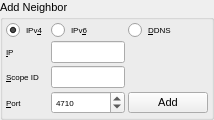
           <widget class="QGroupBox" name="groupBox_addip">
            <property name="font">
             <font>
              <pointsize>8</pointsize>
             </font>
            </property>
            <property name="title">
             <string>Add Neighbor</string>
            </property>
            <layout class="QVBoxLayout" name="verticalLayout_21">
             <property name="spacing">
              <number>3</number>
             </property>
             <property name="margin">
              <number>3</number>
             </property>
             <item>
              <layout class="QGridLayout" name="gridLayout_3">
               <property name="spacing">
                <number>3</number>
               </property>
               <item row="0" column="0">
                <widget class="QRadioButton" name="ipv4Neighbor">
                 <property name="font">
                  <font>
                   <pointsize>6</pointsize>
                  </font>
                 </property>
                 <property name="layoutDirection">
                  <enum>Qt::LeftToRight</enum>
                 </property>
                 <property name="text">
                  <string>IPv&amp;4</string>
                 </property>
                 <property name="checked">
                  <bool>true</bool>
                 </property>
                </widget>
               </item>
               <item row="0" column="2">
                <widget class="QRadioButton" name="dynamicdns">
                 <property name="font">
                  <font>
                   <pointsize>6</pointsize>
                  </font>
                 </property>
                 <property name="toolTip">
                  <string>Dynamic DNS</string>
                 </property>
                 <property name="text">
                  <string>&amp;DDNS</string>
                 </property>
                </widget>
               </item>
               <item row="3" column="0">
                <widget class="QLabel" name="label_13">
                 <property name="sizePolicy">
                  <sizepolicy hsizetype="Minimum" vsizetype="Preferred">
                   <horstretch>0</horstretch>
                   <verstretch>0</verstretch>
                  </sizepolicy>
                 </property>
                 <property name="font">
                  <font>
                   <pointsize>6</pointsize>
                  </font>
                 </property>
                 <property name="layoutDirection">
                  <enum>Qt::RightToLeft</enum>
                 </property>
                 <property name="text">
                  <string>&amp;Port</string>
                 </property>
                 <property name="buddy">
                  <cstring>neighborPort</cstring>
                 </property>
                </widget>
               </item>
               <item row="1" column="1">
                <widget class="QLineEdit" name="neighborIP">
                 <property name="sizePolicy">
                  <sizepolicy hsizetype="Expanding" vsizetype="Fixed">
                   <horstretch>0</horstretch>
                   <verstretch>0</verstretch>
                  </sizepolicy>
                 </property>
                 <property name="font">
                  <font>
                   <pointsize>6</pointsize>
                  </font>
                 </property>
                </widget>
               </item>
               <item row="1" column="0">
                <widget class="QLabel" name="label_24">
                 <property name="sizePolicy">
                  <sizepolicy hsizetype="Minimum" vsizetype="Preferred">
                   <horstretch>0</horstretch>
                   <verstretch>0</verstretch>
                  </sizepolicy>
                 </property>
                 <property name="font">
                  <font>
                   <pointsize>6</pointsize>
                  </font>
                 </property>
                 <property name="layoutDirection">
                  <enum>Qt::RightToLeft</enum>
                 </property>
                 <property name="text">
                  <string>&amp;IP</string>
                 </property>
                 <property name="buddy">
                  <cstring>neighborIP</cstring>
                 </property>
                </widget>
               </item>
               <item row="2" column="0">
                <widget class="QLabel" name="neighborScopeIdLabel">
                 <property name="font">
                  <font>
                   <pointsize>6</pointsize>
                  </font>
                 </property>
                 <property name="text">
                  <string>&amp;Scope ID</string>
                 </property>
                 <property name="buddy">
                  <cstring>neighborScopeId</cstring>
                 </property>
                </widget>
               </item>
               <item row="2" column="1">
                <widget class="QLineEdit" name="neighborScopeId">
                 <property name="sizePolicy">
                  <sizepolicy hsizetype="Expanding" vsizetype="Fixed">
                   <horstretch>0</horstretch>
                   <verstretch>0</verstretch>
                  </sizepolicy>
                 </property>
                 <property name="font">
                  <font>
                   <pointsize>6</pointsize>
                  </font>
                 </property>
                </widget>
               </item>
               <item row="3" column="2">
                <widget class="QPushButton" name="addNeighbor">
                 <property name="text">
                  <string>Add</string>
                 </property>
                 <property name="icon">
                  <iconset resource="../Icons/icons.qrc">
                   <normaloff>:/add.png</normaloff>:/add.png</iconset>
                 </property>
                </widget>
               </item>
               <item row="3" column="1">
                <widget class="QSpinBox" name="neighborPort">
                 <property name="font">
                  <font>
                   <pointsize>6</pointsize>
                  </font>
                 </property>
                 <property name="minimum">
                  <number>1</number>
                 </property>
                 <property name="maximum">
                  <number>65535</number>
                 </property>
                 <property name="value">
                  <number>4710</number>
                 </property>
                </widget>
               </item>
               <item row="0" column="1">
                <widget class="QRadioButton" name="ipv6Neighbor">
                 <property name="font">
                  <font>
                   <pointsize>6</pointsize>
                  </font>
                 </property>
                 <property name="layoutDirection">
                  <enum>Qt::LeftToRight</enum>
                 </property>
                 <property name="text">
                  <string>IPv&amp;6</string>
                 </property>
                </widget>
               </item>
              </layout>
             </item>
            </layout>
           </widget>
